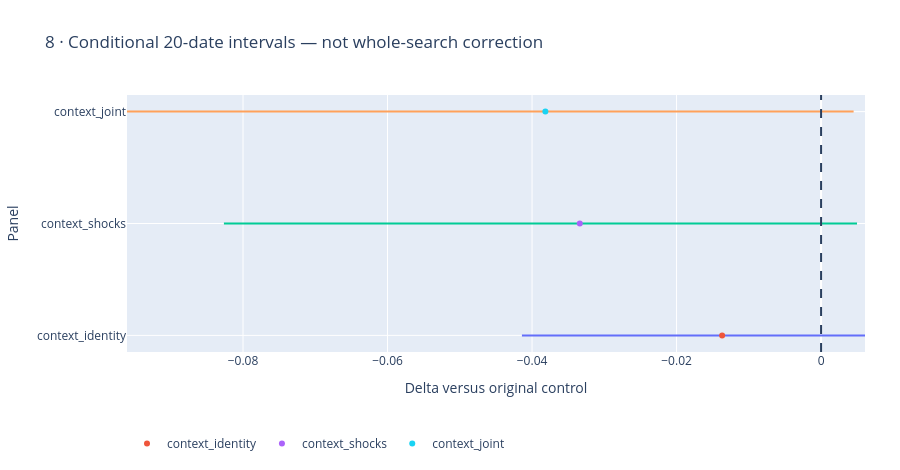

This figure's notebook cell:
### Markdown cell above
## Uncertainty

Conditional block intervals use the existing protocol. They do not cover the entire sequence of adaptive feature choices.

### Code cell
figures[7].show()

### Figure 1 — Plotly figure (JSON) as saved in the notebook; plotly's stock layout.template omitted (floating-point values rounded to 4 significant figures)
{"data": [{"mode": "lines", "showlegend": false, "type": "scatter", "x": [-0.0414, 0.006077], "y": ["context_identity", "context_identity"]}, {"mode": "markers", "name": "context_identity", "type": "scatter", "x": [-0.01369], "y": ["context_identity"]}, {"mode": "lines", "showlegend": false, "type": "scatter", "x": [-0.08264, 0.004973], "y": ["context_shocks", "context_shocks"]}, {"mode": "markers", "name": "context_shocks", "type": "scatter", "x": [-0.03339], "y": ["context_shocks"]}, {"mode": "lines", "showlegend": false, "type": "scatter", "x": [-0.09605, 0.004503], "y": ["context_joint", "context_joint"]}, {"mode": "markers", "name": "context_joint", "type": "scatter", "x": [-0.03815], "y": ["context_joint"]}], "layout": {"height": 470, "legend": {"orientation": "h", "y": -0.3}, "margin": {"b": 100, "l": 80, "r": 35, "t": 95}, "shapes": [{"line": {"dash": "dash"}, "type": "line", "x0": 0, "x1": 0, "xref": "x", "y0": 0, "y1": 1, "yref": "y domain"}], "title": {"text": "8 · Conditional 20-date intervals — not whole-search correction"}, "xaxis": {"title": {"text": "Delta versus original control"}}, "yaxis": {"title": {"text": "Panel"}}}}
